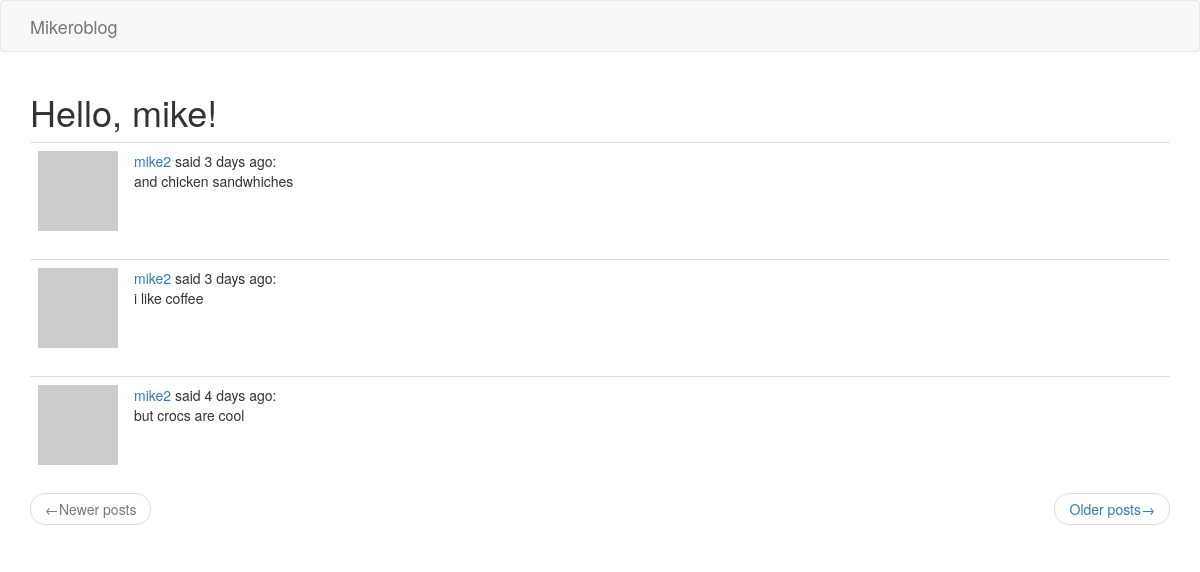
Page /explore (signed in) on the committed database.
### app/models.py (models this page shows, shortened)
class User(UserMixin, db.Model):
    id = db.Column(db.Integer, primary_key=True)
    username = db.Column(db.String(64), index=True, unique=True)
    email = db.Column(db.String(120), index=True, unique=True)
    password_hash = db.Column(db.String(128))
    posts = db.relationship('Post', backref='author', lazy='dynamic')
    about_me = db.Column(db.String(140))
    last_seen = db.Column(db.DateTime, default=datetime.utcnow)
    followed = db.relationship(
        'User',
        secondary=followers,
        primaryjoin=(followers.c.follower_id == id),
        secondaryjoin=(followers.c.followed_id == id),
        backref=db.backref('followers', lazy='dynamic'),
        lazy='dynamic'
    )
    def avatar(self, size):
        digest = md5(self.email.lower().encode('utf-8')).hexdigest()
        return f'https://www.gravatar.com/avatar/{digest}?d=identicon&s={size}'

class Post(db.Model):
    id = db.Column(db.Integer, primary_key=True)
    body = db.Column(db.String(140))
    timestamp = db.Column(db.DateTime, index=True, default=datetime.utcnow)
    user_id = db.Column(db.Integer, db.ForeignKey('user.id'))

### app/routes.py (the view)
@flask_app.route('/explore')
@login_required
def explore():
    page = request.args.get('page', 1, type=int)
    posts = Post.query.order_by(Post.timestamp.desc()).paginate(
        page, flask_app.config['POSTS_PER_PAGE'], False)
    next_url = url_for('index', page=posts.next_num) \
        if posts.has_next else None
    prev_url = url_for('index', page=posts.prev_num) \
        if posts.has_prev else None
    return render_template('index.html', title='Explore', posts=posts.items,
                           next_url=next_url, prev_url=prev_url)

### app/models.py (called while the page is built)
@login.user_loader
def load_user(id):
    return User.query.get(int(id))

### app/routes.py (called while the page is built)
@flask_app.before_request
def before_request():
    if current_user.is_authenticated:
        current_user.last_seen = datetime.utcnow()
        db.session.commit()

### app/templates/index.html (shortened to what this page needs)
{% extends 'base.html' %}
{% import 'bootstrap/wtf.html' as wtf %}
{% block app_content %}
    <h1>Hello, {{ current_user.username }}!</h1>
    {% for post in posts %}
        {% include '_post.html' %}
    {% endfor %}
    <nav aria-label='...'>
        <ul class='pager'>
            <li class='previous{% if not prev_url %} disabled{% endif %}'>
                <a href='{{ prev_url or "#" }}'>
                    <span aria-hidden='true'>&larr;</span>Newer posts
                </a>
            </li>
            <li class='next{% if not next_url %} disabled{% endif %}'>
                <a href='{{ next_url or "#" }}'>
                    Older posts<span aria-hidden='true'>&rarr;</span>
                </a>
            </li>
        </ul>
    </nav>
{% endblock %}

### app/templates/_post.html
<table class='table table-hover'>
    <tr>
        <td width='70px'>
            <a href='{{ url_for('user', username=post.author.username) }}'>
                <img src='{{ post.author.avatar(70) }}'>
            </a>
        </td>
        <td>
            <a href='{{ url_for('user', username=post.author.username) }}'>
                {{ post.author.username }}
            </a>
            said {{ moment(post.timestamp).fromNow() }}:
            <br>
            {{ post.body }}
        </td>
    </tr>
</table>

### rows in the picture
User: username "mike"
Post: author.username "mike2", timestamp "3 days ago", body "and chicken sandwhiches"
Post: author.username "mike2", timestamp "3 days ago", body "i like coffee"
Post: author.username "mike2", timestamp "4 days ago", body "but crocs are cool"
